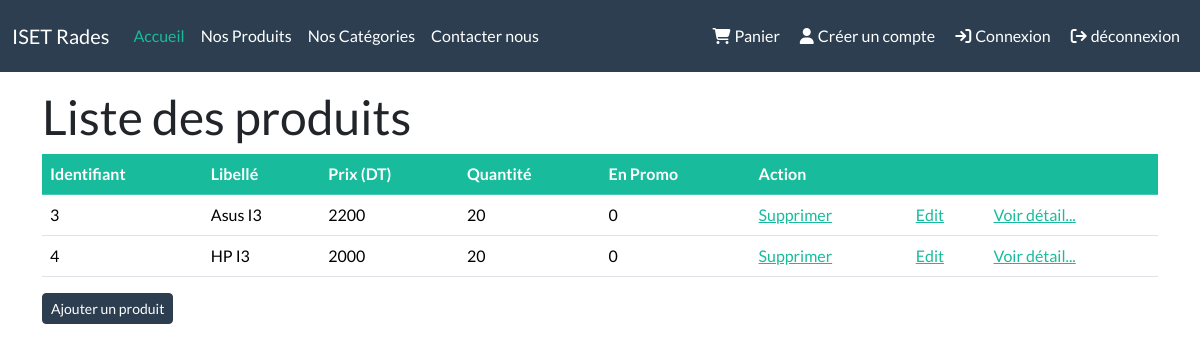
/produits.php, run on the app's committed database.
### tables this page shows
CREATE TABLE `produit` (
  `id` int(11) NOT NULL,
  `libelle` varchar(255) NOT NULL,
  `prix` decimal(10,0) NOT NULL,
  `qte` int(11) NOT NULL,
  `description` text DEFAULT NULL,
  `image` varchar(255) NOT NULL,
  `promo` tinyint(1) NOT NULL
);

### produits.php (the view, shortened to what this page needs)
<?php
echo "<h1>Liste des produits</h1>";
require_once "config/connexion.php";
$sql = "select * from produit";
$res = $connexion->query($sql);
$LesProduits = $res->fetchAll(PDO::FETCH_NUM);
?>
<table class="table">
    <tr class="table-success">
        <th>Identifiant</th>
        <th>Libellé</th>
        <th>Prix (DT)</th>
        <th>Quantité </th>
        <th>En Promo</th>
        <th colspan=3>Action</th>
    </tr>
    <?php
    foreach ($LesProduits as $produit) {
        echo "<tr>
        <td>$produit[0]</td>
        <td>$produit[1]</td>
        <td>$produit[2]</td>
        <td>$produit[3]</td>
        <td>$produit[6]</td>
        <td><a href='delete_produit.php?id=$produit[0]'>Supprimer</a></td>
        <td><a href='update_produit.php?id=$produit[0]'>Edit</a></td>
        <td><a href='detail_produit.php?id=$produit[0]'>Voir détail...</a></td>
           </tr>";
    }
    echo "</table>";
    echo "<a href='add_produit.php' class='btn btn-primary btn-sm'>Ajouter un produit</a>";
    $contenu = ob_get_clean();
    include "layout.php";

### layout.php (shortened to what this page needs)
<!DOCTYPE html>
<html lang="en">
<head>
    <link rel="stylesheet" href="assets/css/bootstrap.css">
    <link rel="stylesheet" href="https://cdnjs.cloudflare.com/ajax/libs/font-awesome/6.4.2/css/all.min.css">
</head>
<body>
    <nav class="navbar navbar-expand-lg bg-primary" data-bs-theme="dark">
        <div class="container-fluid">
            <a class="navbar-brand" href="#">ISET Rades</a>
            <div class="collapse navbar-collapse" id="navbarColor01">
                <ul class="navbar-nav me-auto">
                    <li class="nav-item">
                        <a class="nav-link active" href="#">Accueil
                        </a>
                    </li>
                    <li class="nav-item">
                        <a class="nav-link" href="#">Nos Produits</a>
                    </li>
                    <li class="nav-item">
                        <a class="nav-link" href="#">Nos Catégories</a>
                    </li>
                    <li class="nav-item">
                        <a class="nav-link" href="#">Contacter nous</a>
                    </li>
                </ul>
                <ul class="navbar-nav ml-auto">
                    <li class="nav-item">
                        <a class="nav-link" href="#"><i class="fas fa-shopping-cart mx-1"></i>Panier
                        </a>
                    </li>
                    <li class="nav-item">
                        <a class="nav-link" href="#"><i class="fas fa-user mx-1"></i>Créer un compte
                        </a>
                    </li>
                    <li class="nav-item">
                        <a class="nav-link" href="#"><i class="fas fa-sign-in mx-1"></i>Connexion
                        </a>
                    </li>
                    <li class="nav-item">
                        <a class="nav-link" href="#"><i class="fas fa-sign-out mx-1"></i>déconnexion
                        </a>
                    </li>
                </ul>
            </div>
        </div>
    </nav>
    <div class="container mt-3">
        <?= $contenu ?>
    </div>
</body>
</html>

### data on the page
produit: id "3", libelle "Asus I3", prix "2200", qte "20", promo "0"
produit: id "4", libelle "HP I3", prix "2000", qte "20", promo "0"
